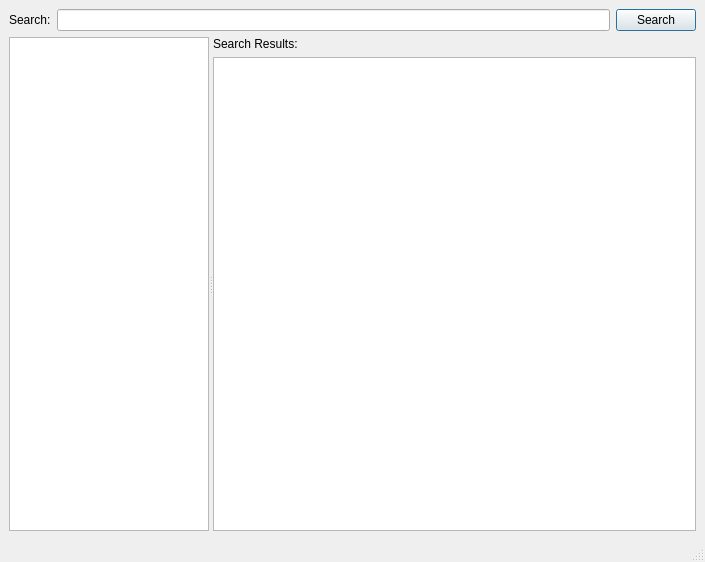
<?xml version="1.0" encoding="UTF-8"?>
<ui version="4.0">
 <class>MainWindow</class>
 <widget class="QMainWindow" name="MainWindow">
  <property name="geometry">
   <rect>
    <x>0</x>
    <y>0</y>
    <width>705</width>
    <height>562</height>
   </rect>
  </property>
  <property name="windowTitle">
   <string>Search My Workspace</string>
  </property>
  <widget class="QWidget" name="centralwidget">
   <layout class="QVBoxLayout" name="verticalLayout_2" stretch="1,6">
    <item>
     <layout class="QHBoxLayout" name="horizontalLayout">
      <item>
       <widget class="QLabel" name="label">
        <property name="text">
         <string>Search:</string>
        </property>
       </widget>
      </item>
      <item>
       <widget class="QLineEdit" name="lineEdit_search"/>
      </item>
      <item>
       <widget class="QPushButton" name="pushButton_search">
        <property name="text">
         <string>Search</string>
        </property>
        <property name="autoDefault">
         <bool>true</bool>
        </property>
        <property name="default">
         <bool>true</bool>
        </property>
       </widget>
      </item>
     </layout>
    </item>
    <item>
     <widget class="QSplitter" name="splitter">
      <property name="orientation">
       <enum>Qt::Horizontal</enum>
      </property>
      <widget class="QTreeView" name="treeView_facet">
       <property name="sizePolicy">
        <sizepolicy hsizetype="Expanding" vsizetype="Expanding">
         <horstretch>0</horstretch>
         <verstretch>0</verstretch>
        </sizepolicy>
       </property>
       <property name="maximumSize">
        <size>
         <width>200</width>
         <height>16777215</height>
        </size>
       </property>
      </widget>
      <widget class="QWidget" name="layoutWidget">
       <layout class="QVBoxLayout" name="verticalLayout">
        <item>
         <widget class="QLabel" name="label_searchResult">
          <property name="text">
           <string>Search Results:</string>
          </property>
         </widget>
        </item>
        <item>
         <widget class="QListView" name="listView_result">
          <property name="sizePolicy">
           <sizepolicy hsizetype="Expanding" vsizetype="Expanding">
            <horstretch>1</horstretch>
            <verstretch>0</verstretch>
           </sizepolicy>
          </property>
         </widget>
        </item>
       </layout>
      </widget>
     </widget>
    </item>
   </layout>
  </widget>
  <widget class="QMenuBar" name="menubar">
   <property name="geometry">
    <rect>
     <x>0</x>
     <y>0</y>
     <width>705</width>
     <height>20</height>
    </rect>
   </property>
  </widget>
  <widget class="QStatusBar" name="statusbar"/>
 </widget>
 <resources/>
 <connections>
  <connection>
   <sender>lineEdit_search</sender>
   <signal>returnPressed()</signal>
   <receiver>pushButton_search</receiver>
   <slot>click()</slot>
   <hints>
    <hint type="sourcelabel">
     <x>197</x>
     <y>41</y>
    </hint>
    <hint type="destinationlabel">
     <x>631</x>
     <y>41</y>
    </hint>
   </hints>
  </connection>
 </connections>
</ui>
